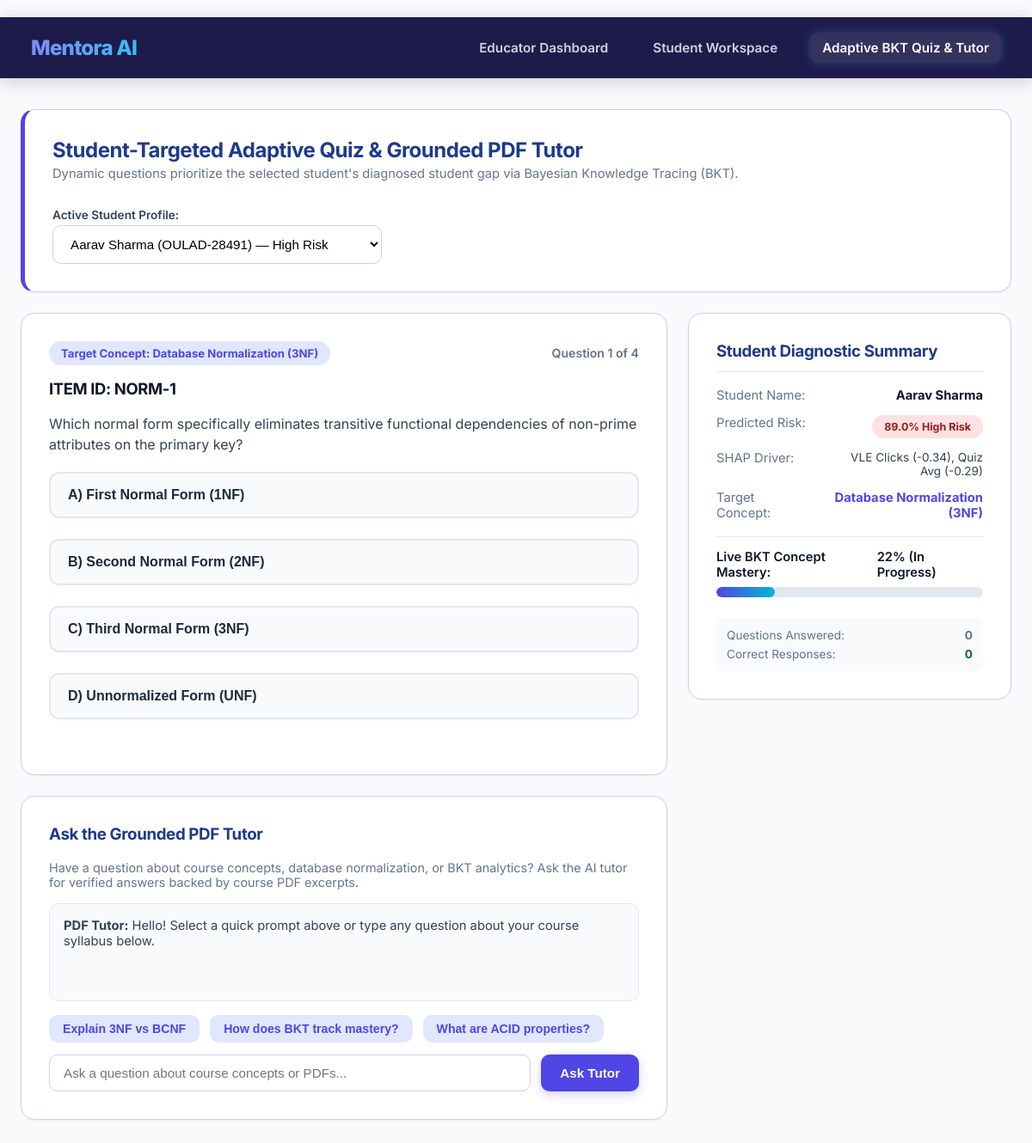
The page /quiz (signed in) on the database as committed earlier.
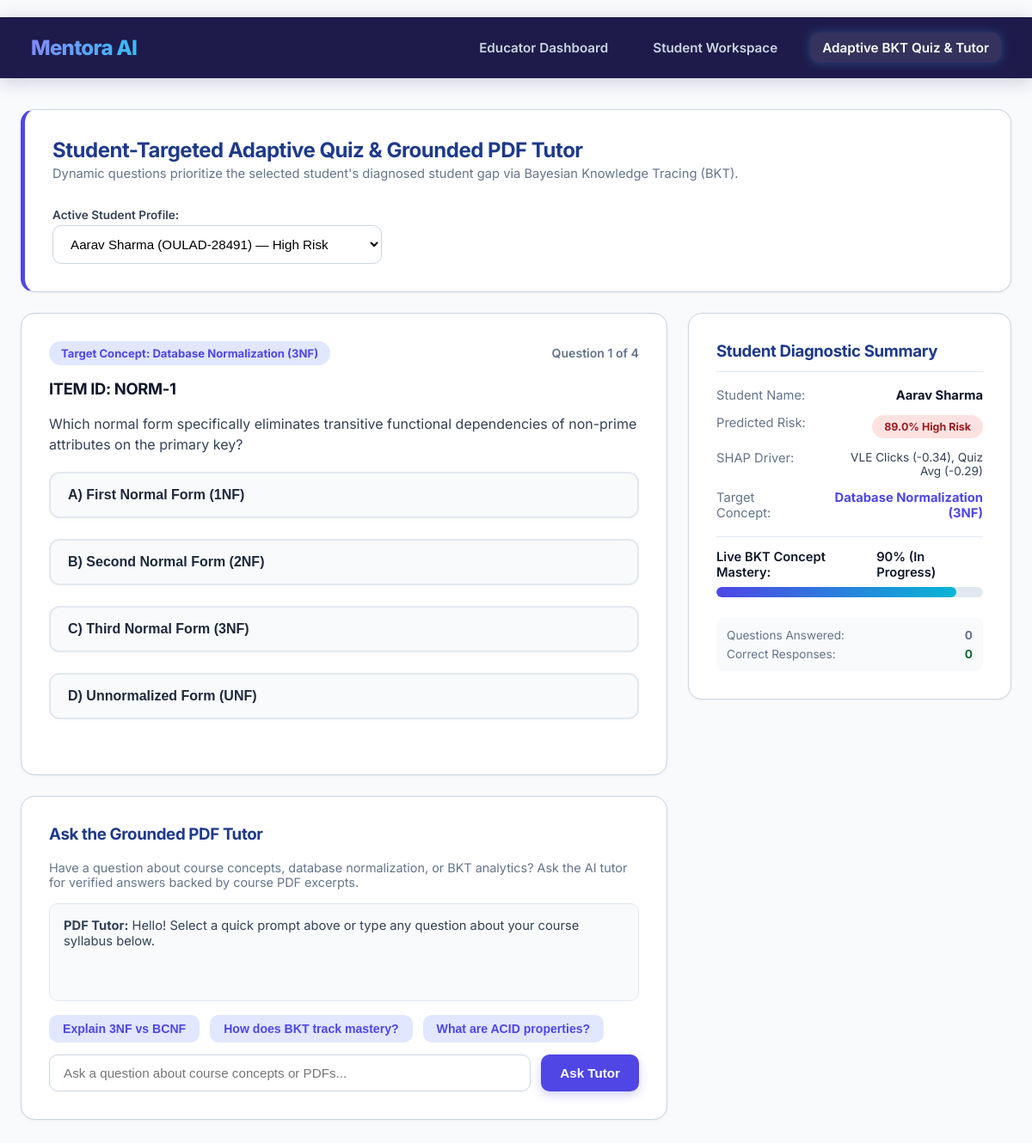
The same page on the database as committed later.
### models.py (models this page shows)
class StudentRecord(db.Model):
    __tablename__ = 'student_records'
    id = db.Column(db.Integer, primary_key=True)
    student_id = db.Column(db.String(50), unique=True, nullable=False)
    name = db.Column(db.String(150), nullable=False)
    module = db.Column(db.String(100), nullable=False)
    vle_clicks = db.Column(db.Float, nullable=False)
    quiz_avg = db.Column(db.Float, nullable=False)
    late_submissions = db.Column(db.Integer, nullable=False)
    risk_prob = db.Column(db.Float, nullable=False)
    risk_level = db.Column(db.String(50), nullable=False)
    shap_driver = db.Column(db.String(255), nullable=True)
    recommended_concept = db.Column(db.String(150), nullable=True)
    bkt_mastery = db.Column(db.Float, nullable=False)

### app.py (the view)
@app.route('/quiz')
@login_required
def quiz_page():
    students = StudentRecord.query.all()
    student_list = [serialize_student(s) for s in students]
    if current_user.role == 'student' and current_user.student_id_ref:
        selected = next((s for s in student_list if s["student_id"] == current_user.student_id_ref), student_list[0])
    else:
        student_id = request.args.get('student_id')
        selected = next((s for s in student_list if s["student_id"] == student_id), student_list[0])
    return render_template('quiz_tutor.html', student=selected, students=student_list, concepts=list(QUESTION_BANK.keys()))

### app.py (called while the page is built)
@login_manager.user_loader
def load_user(user_id):
    return db.session.get(User, int(user_id))

def serialize_student(record):
    return {
        "student_id": record.student_id,
        "name": record.name,
        "module": record.module,
        "vle_clicks": record.vle_clicks,
        "quiz_avg": record.quiz_avg,
        "late_submissions": record.late_submissions,
        "risk_prob": record.risk_prob,
        "risk_level": record.risk_level,
        "shap_driver": record.shap_driver,
        "recommended_concept": record.recommended_concept,
        "bkt_mastery": record.bkt_mastery
    }

### web/templates/quiz_tutor.html (shortened to what this page needs)
﻿{% extends "base.html" %}
{% block content %}
<div class="card-box" style="margin-bottom: 24px; border-left: 5px solid #4f46e5;">
    <div style="display: flex; justify-content: space-between; align-items: center; flex-wrap: wrap; gap: 16px;">
        <div>
            <h2 style="margin: 0; color: #1e3a8a;">Student-Targeted Adaptive Quiz & Grounded PDF Tutor</h2>
            <p style="color: #64748b; font-size: 0.92rem; margin-top: 4px;">
                Dynamic questions prioritize the selected student's diagnosed student gap via Bayesian Knowledge Tracing (BKT).
            </p>
        </div>
        <div>
            <label style="font-size: 0.85rem; font-weight: 600; color: #334155; display: block; margin-bottom: 4px;">Active Student Profile:</label>
            <select id="studentSelect" class="filter-select" onchange="switchStudent(this.value)">
                {% for s in students %}
                <option value="{{ s.student_id }}" {% if s.student_id == student.student_id %}selected{% endif %}>
                    {{ s.name }} ({{ s.student_id }}) — {{ s.risk_level }}
                </option>
                {% endfor %}
            </select>
        </div>
    </div>
</div>
<div style="display: grid; grid-template-columns: 2fr 1fr; gap: 24px; align-items: start;">
    <div>
        <div class="card-box" id="quizCard">
            <div style="display: flex; justify-content: space-between; align-items: center; margin-bottom: 16px;">
                <span id="targetConceptBadge" style="background: #e0e7ff; color: #4f46e5; padding: 6px 14px; border-radius: 999px; font-weight: 700; font-size: 0.82rem;">
                </span>
                <span id="questionCounter" style="color: #64748b; font-size: 0.88rem; font-weight: 600;">Question 1 of 4</span>
            </div>
            <h3 id="questionTitle" style="color: #0f172a; margin-top: 0; font-size: 1.15rem;">Loading question...</h3>
            <p id="questionText" style="color: #334155; font-size: 1rem; line-height: 1.5; margin-bottom: 20px;"></p>
            <div id="optionsContainer" style="display: flex; flex-direction: column; gap: 12px; margin-bottom: 20px;">
            </div>
        </div>
        <div class="card-box" style="margin-top: 24px;">
            <h3 style="margin-top: 0; color: #1e3a8a;">Ask the Grounded PDF Tutor</h3>
            <p style="color: #64748b; font-size: 0.9rem; margin-bottom: 16px;">
                Have a question about course concepts, database normalization, or BKT analytics? Ask the AI tutor for verified answers backed by course PDF excerpts.
            </p>
            <div style="background: #f8fafc; border: 1px solid #e2e8f0; border-radius: 10px; padding: 16px; margin-bottom: 16px; min-height: 80px; font-size: 0.92rem; color: #334155;" id="tutorOutput">
                <strong>PDF Tutor:</strong> Hello! Select a quick prompt above or type any question about your course syllabus below.
            </div>
            <div style="display: flex; gap: 12px; flex-wrap: wrap; margin-bottom: 14px;">
                <button type="button" class="action-btn" onclick="askTutor('Explain 3NF vs BCNF')">Explain 3NF vs BCNF</button>
                <button type="button" class="action-btn" onclick="askTutor('How does BKT track mastery?')">How does BKT track mastery?</button>
                <button type="button" class="action-btn" onclick="askTutor('What are ACID properties?')">What are ACID properties?</button>
            </div>
            <div style="display: flex; gap: 12px;">
                <input type="text" id="tutorQueryInput" class="search-input" style="flex: 1;" placeholder="Ask a question about course concepts or PDFs...">
                <button type="button" class="next-btn" style="margin-top: 0;" onclick="submitTutorQuery()">Ask Tutor</button>
            </div>
        </div>
    </div>
    <div>
        <div class="card-box" style="position: sticky; top: 90px;">
            <h3 style="margin-top: 0; color: #1e3a8a; border-bottom: 1px solid #e2e8f0; padding-bottom: 12px;">Student Diagnostic Summary</h3>
            <div style="display: flex; flex-direction: column; gap: 14px; font-size: 0.92rem; margin-top: 14px;">
                <div style="display: flex; justify-content: space-between;">
                    <span style="color: #64748b;">Student Name:</span>
                    <strong style="color: #0f172a;">{{ student.name }}</strong>
                </div>
                <div style="display: flex; justify-content: space-between;">
                    <span style="color: #64748b;">Predicted Risk:</span>
                    <span class="{% if student.risk_level == 'High Risk' %}badge-high{% elif student.risk_level == 'Moderate Risk' %}badge-mod{% else %}badge-low{% endif %}">
                        {{ student.risk_prob * 100 | int }}% {{ student.risk_level }}
                    </span>
                </div>
                <div style="display: flex; justify-content: space-between;">
                    <span style="color: #64748b;">SHAP Driver:</span>
                    <span style="color: #334155; text-align: right; max-width: 180px; font-size: 0.85rem;">{{ student.shap_driver }}</span>
                </div>
                <div style="display: flex; justify-content: space-between;">
                    <span style="color: #64748b;">Target Concept:</span>
                    <strong style="color: #4f46e5; text-align: right;">{{ student.recommended_concept }}</strong>
                </div>
                <div style="border-top: 1px solid #e2e8f0; padding-top: 14px; margin-top: 4px;">
                    <div style="display: flex; justify-content: space-between; font-weight: 600; margin-bottom: 6px;">
                        <span>Live BKT Concept Mastery:</span>
                        <span id="masteryPercentText">{{ (student.bkt_mastery * 100) | int }}% (In Progress)</span>
                    </div>
                    <div class="progress-track">
                        <div id="masteryProgressBar" class="progress-fill" style="width: {{ student.bkt_mastery * 100 }}%;"></div>
                    </div>
                </div>
                <div style="font-size: 0.85rem; color: #64748b; background: #f8fafc; padding: 12px; border-radius: 8px; margin-top: 10px;">
                    <div style="display: flex; justify-content: space-between; margin-bottom: 6px;">
                        <span>Questions Answered:</span>
                        <strong id="statAnswered">0</strong>
                    </div>
                    <div style="display: flex; justify-content: space-between;">
                        <span>Correct Responses:</span>
                        <strong id="statCorrect" style="color: #166534;">0</strong>
                    </div>
                </div>
            </div>
        </div>
    </div>
</div>
{% endblock %}

### web/templates/base.html (shortened to what this page needs)
<!DOCTYPE html>
<html lang="en">
<head>
    <link rel="stylesheet" href="{{ url_for('static', filename='css/style.css') }}">
</head>
<body>
    <nav class="navbar">
        <div class="nav-brand">
            <h1>Mentora AI</h1>
        </div>
        <div class="nav-links">
            <a href="/" class="nav-link {% if request.path == '/' %}active{% endif %}">Educator Dashboard</a>
            <a href="/student" class="nav-link {% if request.path == '/student' %}active{% endif %}">Student Workspace</a>
            <a href="/quiz" class="nav-link {% if request.path == '/quiz' %}active{% endif %}">Adaptive BKT Quiz & Tutor</a>
        </div>
    </nav>
    <main class="container">
        {% block content %}{% endblock %}
    </main>
</body>
</html>

### web/static/css/style.css (style rules this page uses)
:root { --primary: #4f46e5; --primary-dark: #4338ca; --accent: #06b6d4; --bg-main: #f8fafc; --card-bg: #ffffff; --text-main: #0f172a; --text-muted: #64748b; --border-color: #cbd5e1; --radius-lg: 16px; --radius-md: 10px; --shadow-sm: 0 1px 3px rgba(0, 0, 0, 0.05); --shadow-md: 0 10px 25px -5px rgba(0, 0, 0, 0.08), 0 8px 10px -6px rgba(0, 0, 0, 0.08); --transition: all 0.25s cubic-bezier(0.4, 0, 0.2, 1); }
body { font-family: 'Inter', system-ui, -apple-system, sans-serif; background-color: var(--bg-main); color: var(--text-main); margin: 0; padding: 0; -webkit-font-smoothing: antialiased; }
.navbar { background: linear-gradient(135deg, #0f172a 1e1b4b 0%, #312e81 100%); background-color: #1e1b4b; color: #ffffff; padding: 18px 36px; display: flex; justify-content: space-between; align-items: center; box-shadow: 0 4px 20px rgba(30, 27, 75, 0.2); position: sticky; top: 0; z-index: 1000; }
.nav-brand h1 { margin: 0; font-size: 1.5rem; font-weight: 800; letter-spacing: -0.03em; background: linear-gradient(to right, #818cf8, #38bdf8); -webkit-background-clip: text; -webkit-text-fill-color: transparent; }
.nav-links { display: flex; gap: 24px; align-items: center; }
.nav-links a { color: #cbd5e1; text-decoration: none; font-weight: 600; font-size: 0.95rem; padding: 8px 14px; border-radius: var(--radius-md); transition: var(--transition); }
.nav-links a:hover, .nav-links a.active { color: #ffffff; background: rgba(255, 255, 255, 0.1); box-shadow: 0 0 12px rgba(56, 189, 248, 0.3); }
.container { max-width: 1300px; margin: 36px auto; padding: 0 24px; }
h2, h3, h4 { color: #0f172a; font-weight: 700; letter-spacing: -0.02em; }
.card-box { background: var(--card-bg); border: 1px solid var(--border-color); border-radius: var(--radius-lg); padding: 32px; box-shadow: var(--shadow-sm); margin-bottom: 24px; transition: var(--transition); }
.search-input, .filter-select { padding: 12px 16px; border: 1px solid #cbd5e1; border-radius: var(--radius-md); font-size: 0.95rem; outline: none; background: #ffffff; transition: var(--transition); }
.next-btn, .action-btn { background: var(--primary); color: #ffffff; border: none; padding: 12px 22px; border-radius: var(--radius-md); font-size: 0.95rem; font-weight: 600; cursor: pointer; transition: var(--transition); box-shadow: 0 4px 12px rgba(79, 70, 229, 0.25); }
.action-btn { background: #e0e7ff; color: var(--primary); box-shadow: none; padding: 8px 16px; font-size: 0.88rem; }
.badge-high { background: #fee2e2; color: #991b1b; padding: 6px 14px; border-radius: 999px; font-weight: 700; font-size: 0.78rem; }
.progress-track { background: #e2e8f0; border-radius: 999px; height: 12px; overflow: hidden; margin-top: 8px; }
.progress-fill { background: linear-gradient(90deg, #4f46e5, #06b6d4); height: 100%; border-radius: 999px; transition: width 0.5s ease; }

Rows that differ between the two databases and show on the page:
changed StudentRecord "Aarav Sharma": (student.bkt_mastery*100)|int "22" → "90"; bkt_mastery 0.22 → 0.9002 (drawn)
